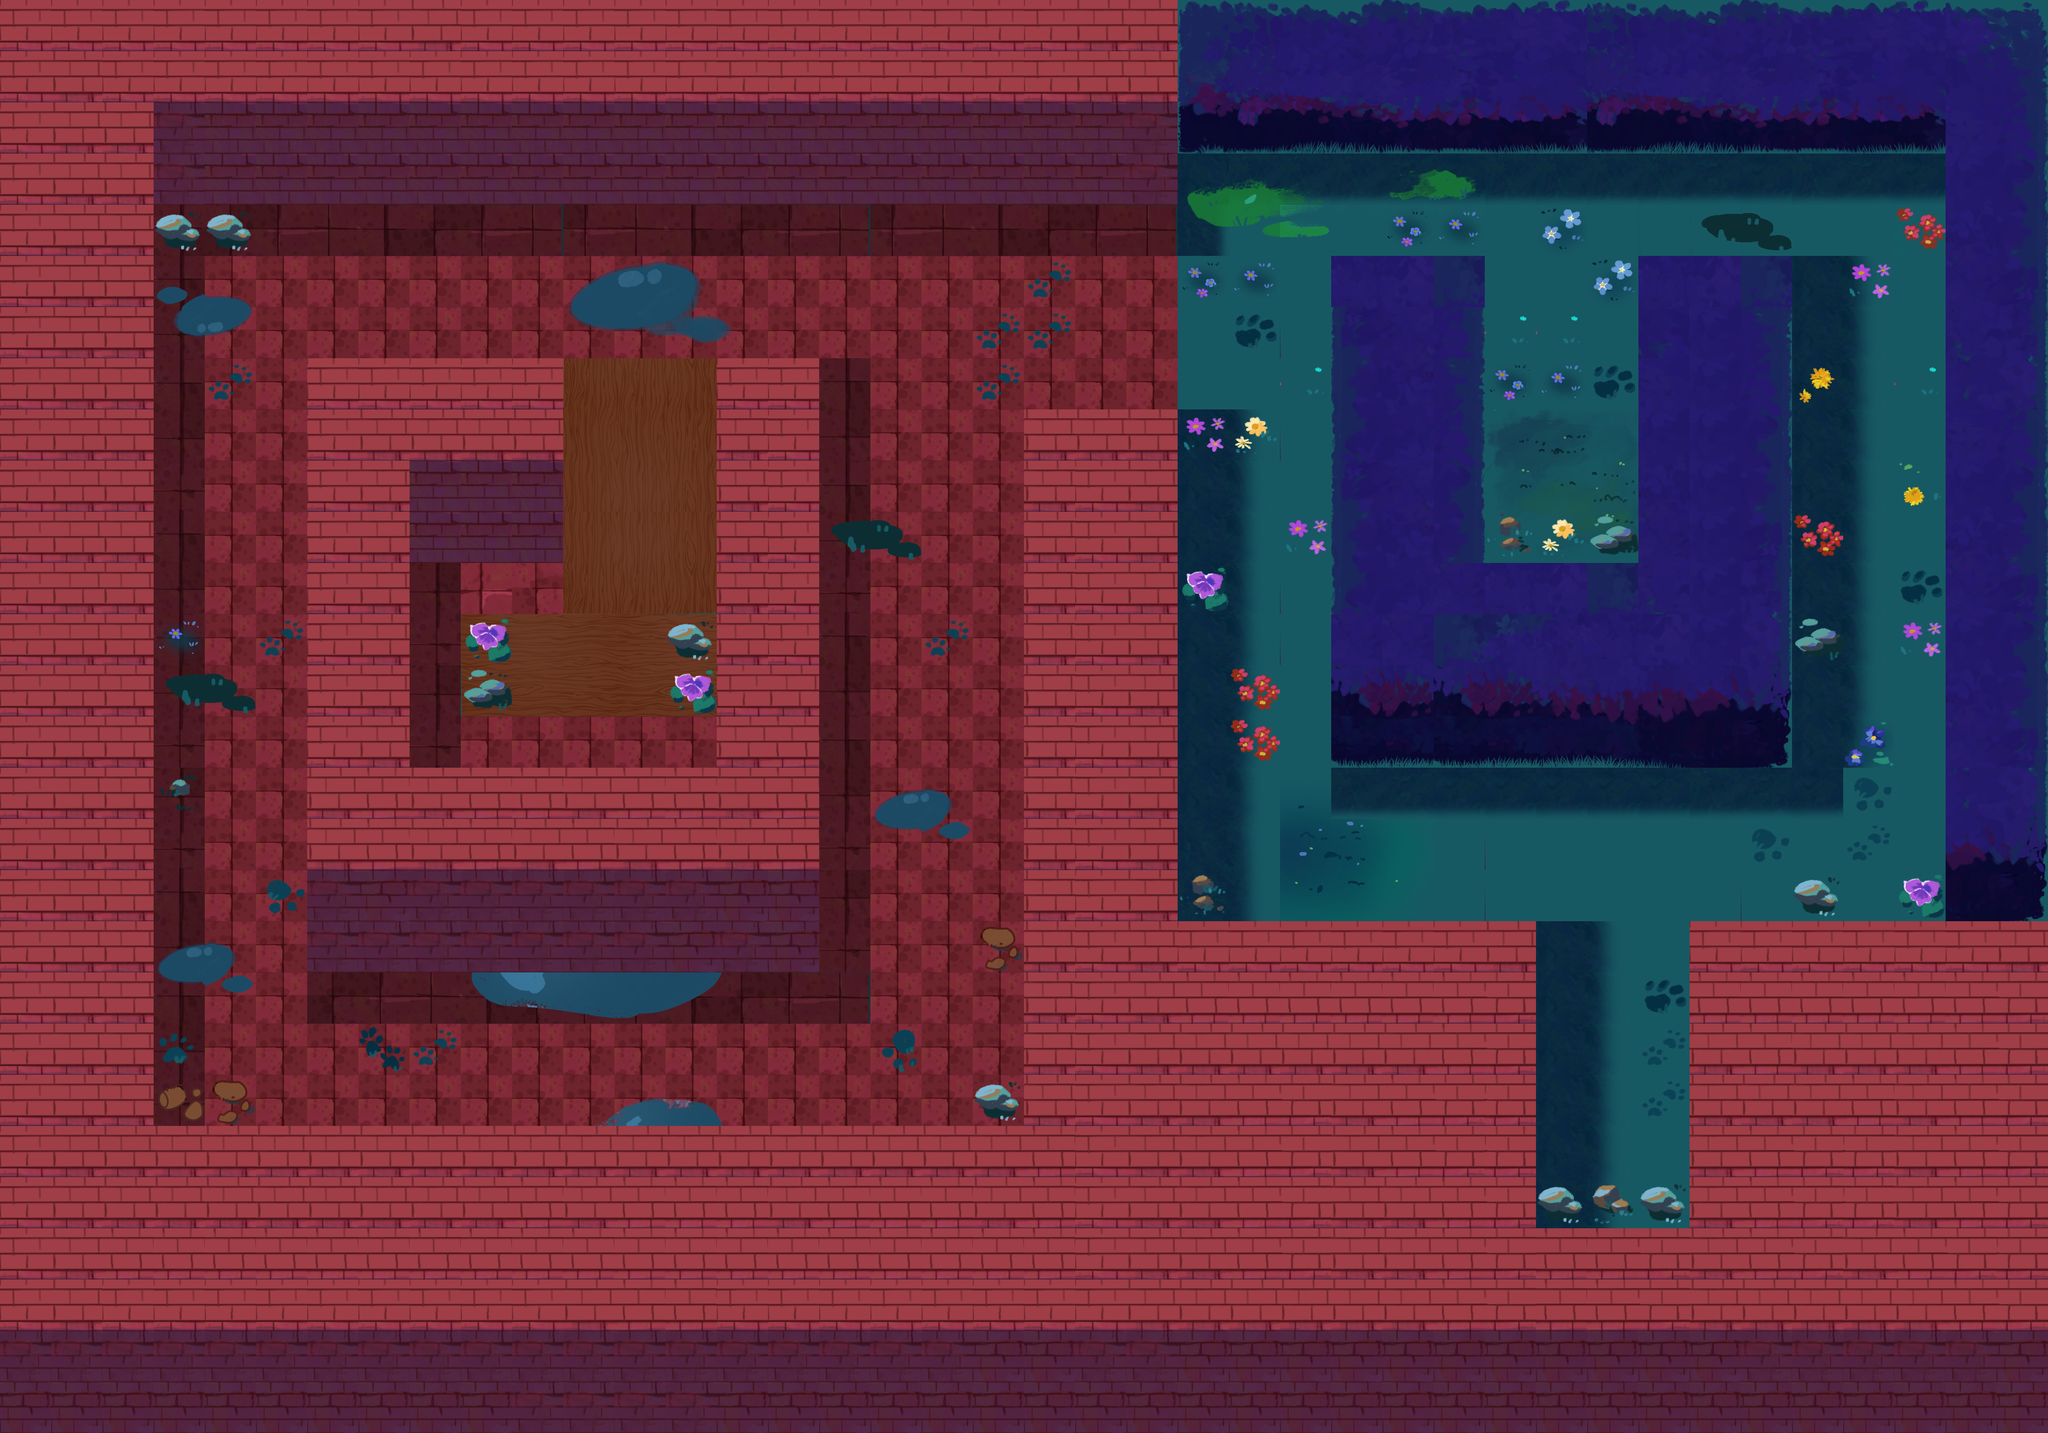

Below is a game level as drawn by its tile map, then a one-line description and the .tmx that defines it (tile-layer data replaced by summaries):
An orthogonal 40x28 tile map with 128x128 px tiles, 3 tile layers (ground, wall-tiles, decoration), 11 tilesets and 41 objects (5x Guard, 2x Camera, Cat, Octopus, Door, ...).

<map version="1.10" tiledversion="1.11.2" orientation="orthogonal" renderorder="right-down" width="40" height="28" tilewidth="128" tileheight="128" infinite="0" nextlayerid="8" nextobjectid="53">
 <tileset firstgid="1" source="../tilesets/walls-2.tsx" />
 <tileset firstgid="211" source="../tilesets/walls-1.tsx" />
 <tileset firstgid="421" source="../tilesets/IMG_7622.tsx" />
 <tileset firstgid="509" source="../tilesets/path-1.tsx" />
 <tileset firstgid="719" source="../tilesets/interiordecorations1.tsx" />
 <tileset firstgid="769" source="../tilesets/decorations.tsx" />
 <tileset firstgid="889" source="../tilesets/decorations-2.tsx" />
 <tileset firstgid="1009" source="../tilesets/trees.tsx" />
 <tileset firstgid="1018" source="../tilesets/decals-2.tsx" />
 <tileset firstgid="1106" source="../tilesets/grass_shadow2.tsx" />
 <tileset firstgid="1112" source="../tilesets/grass_shadow.tsx" />
 <layer id="1" name="ground" width="40" height="28">
  <data>[1120 cells, 1120 non-empty, 150 distinct tile ids]</data>
 </layer>
 <layer id="4" name="wall-tiles" width="40" height="28">
  <data>[1120 cells, 559 non-empty, 58 distinct tile ids]</data>
 </layer>
 <layer id="5" name="decoration" width="40" height="28">
  <data>[1120 cells, 106 non-empty, 59 distinct tile ids]</data>
 </layer>
 <objectgroup id="2" name="walls">
  <object id="2" x="0" y="0" width="2943.04" height="527.426" />
  <object id="3" x="0" y="384" width="384" height="3200" />
  <object id="5" x="0" y="2816" width="3840" height="768" />
  <object id="6" x="2560" y="1024" width="384" height="1920" />
  <object id="8" x="1792" y="896" width="256" height="1536" />
  <object id="9" x="768" y="1920" width="1152" height="512" />
  <object id="10" x="768" y="896" width="274.254" height="1179.12" />
  <object id="12" x="768" y="896" width="640" height="512" />
  <object id="13" x="2944" y="0" width="2176" height="384" />
  <object id="14" x="4864" y="256" width="256" height="2048" />
  <object id="15" x="4224" y="2304" width="896" height="1280" />
  <object id="16" x="3712" y="3072" width="640" height="512" />
  <object id="17" x="3328" y="640" width="384" height="1280" />
  <object id="18" x="3584" y="1408" width="896" height="512" />
  <object id="19" x="4096" y="640" width="384" height="896" />
  <object id="36" x="2816" y="2304" width="1024" height="640" />
  <object id="48" x="2944" y="384" width="256" height="128" />
  <object id="50" x="2944" y="2176" width="256" height="128" />
  <object id="51" x="4608" y="2176" width="256" height="128" />
  <object id="52" x="4608" y="384" width="256" height="128" />
 </objectgroup>
 <objectgroup id="3" name="objects">
  <object id="20" type="Cat" x="587.792" y="2260.74">
   <point />
  </object>
  <object id="21" type="Octopus" x="2305.95" y="1220.8">
   <point />
  </object>
  <object id="23" type="Door" x="3840" y="2304" width="384" height="384" />
  <object id="24" type="Exit" x="4039.09" y="2964.17">
   <properties>
    <property name="creature" value="PENGUIN" />
   </properties>
   <point />
  </object>
  <object id="26" type="Guard" x="3751.36" y="2149.84">
   <properties>
    <property name="angle" type="float" value="270" />
    <property name="path" type="object" value="27" />
   </properties>
   <point />
  </object>
  <object id="27" x="3675.35" y="2128.12">
   <polyline points="0,0 651.466,0" />
  </object>
  <object id="28" type="Vent" x="591.748" y="1976.11">
   <point />
  </object>
  <object id="29" type="Key" x="1579.8" y="1726.38">
   <point />
  </object>
  <object id="30" type="Guard" x="1216.07" y="1596.09">
   <properties>
    <property name="angle" type="float" value="270" />
    <property name="path" type="object" value="0" />
   </properties>
   <point />
  </object>
  <object id="31" type="Guard" x="1248.64" y="1824.1">
   <properties>
    <property name="angle" type="float" value="270" />
    <property name="path" type="object" value="0" />
   </properties>
   <point />
  </object>
  <object id="32" type="Guard" x="1465.8" y="1596.09">
   <properties>
    <property name="angle" type="float" value="270" />
    <property name="path" type="object" value="0" />
   </properties>
   <point />
  </object>
  <object id="33" type="Guard" x="1498.37" y="1851.25">
   <properties>
    <property name="angle" type="float" value="270" />
    <property name="path" type="object" value="0" />
   </properties>
   <point />
  </object>
  <object id="34" type="Camera" x="1650.38" y="640.608">
   <properties>
    <property name="angle" type="float" value="265" />
    <property name="fov" type="float" value="60" />
    <property name="viewDistance" type="float" value="5" />
   </properties>
   <point />
  </object>
  <object id="35" type="Camera" x="1471.23" y="2491.86">
   <properties>
    <property name="angle" type="float" value="270" />
    <property name="fov" type="float" value="60" />
    <property name="viewDistance" type="float" value="5" />
   </properties>
   <point />
  </object>
 </objectgroup>
 <objectgroup id="7" name="images">
  <object id="38" gid="1017" x="1668.46" y="2427.85" width="300" height="198" />
  <object id="39" gid="2147484665" x="1090.83" y="1410.12" width="300" height="198" />
  <object id="40" gid="1015" x="896.333" y="2470.64" width="200" height="197" />
  <object id="42" gid="1013" x="4636.59" y="2308.13" width="229" height="300" />
  <object id="44" gid="1012" x="4546.23" y="517.283" width="369" height="511" />
  <object id="46" gid="1014" x="2927.56" y="2310.43" width="247" height="610" />
  <object id="47" gid="1011" x="2922.53" y="546.609" width="291" height="495" />
 </objectgroup>
</map>
